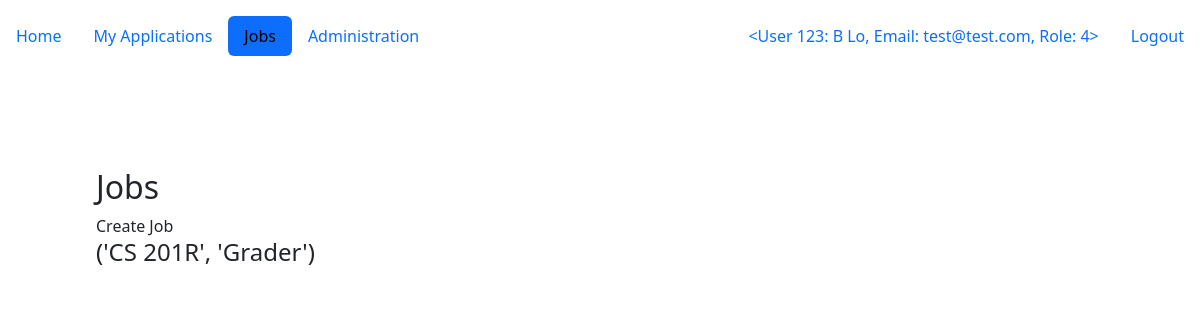
/jobs (signed in), run on the app's committed database.
### gta/model/models.py (models this page shows, shortened)
class Users(UserMixin, db.Model):
    __tablename__ = "Users"
    user_id = db.Column(db.Integer, primary_key=True)
    user_fname = db.Column(db.String(25), nullable=False)
    user_lname = db.Column(db.String(25), nullable=False)
    user_email = db.Column(db.String(25), nullable=False)
    role = db.Column(db.Integer, db.ForeignKey("Roles.role_id"), nullable=False)
    major = db.Column(db.Integer, db.ForeignKey("Majors.major_id"), nullable=False)
    degree = db.Column(db.Integer, db.ForeignKey("Degrees.degree_id"), nullable=False)
    gpa = db.Column(db.Numeric(3,2))
    hours = db.Column(db.Numeric(3,2))
    user_pass = db.Column(db.String)
    def __repr__(self):
        return f"<User {self.user_id}: {self.user_fname} {self.user_lname}, Email: {self.user_email}, Role: {self.role}>"

class Jobs(db.Model):
    __tablename__ = "Jobs"
    job_id = db.Column(db.Integer,autoincrement=True, primary_key=True )
    role_id = db.Column(db.Integer, db.ForeignKey("Roles.role_id"))
    course_required = db.Column(db.Integer, db.ForeignKey("Courses.course_id"))
    certification_required = db.Column(db.Boolean, nullable=False)
    status = db.Column(db.Boolean, nullable=False)
    user_id = db.Column(db.Integer, db.ForeignKey("Users.user_id"))

class Courses(db.Model):
    __tablename__ = "Courses"
    course_id = db.Column(db.Integer, primary_key=True)
    course_name = db.Column(db.String(25), nullable=False)
    course_level = db.Column(db.String(50), nullable=False)
    major_id = db.Column(db.Integer, db.ForeignKey("Majors.major_id"))

class Roles(db.Model):
    __tablename__ = "Roles"
    role_id = db.Column(db.Integer, primary_key=True)
    role_name = db.Column(db.String(25), nullable=False)

### gta/main/routes.py (the view)
@mbp.route('/jobs', methods=['GET'])
@login_required
def JobsPage():
    with app.app_context():
        resj = db.session.execute(db.select(Courses.course_name, Jobs.certification_required, Roles.role_name).where(Jobs.user_id == session["_user_id"]).where(Jobs.role_id == Roles.role_id).where(Jobs.course_required == Courses.course_id)).all()
    for r in resj:
        print(r)
    jobs = [r for r in resj]
    return render_template('jobs.html', jobs = resj)

### gta/main/routes.py (called while the page is built)
@login_manager.user_loader
def load_user(user_id):
    return Users.query.get(int(user_id))

### gta/templates/jobs.html
{% extends 'base.html' %}
{% block content %}
<h2>Jobs</h2>
{{render_nav_item('form.CreateJobPage', 'Create Job')}}
{% for j in jobs %}
    <h4>{{ j[0], j[2] }}</h4>
{% endfor %}
{% endblock %}

### gta/templates/base.html (shortened to what this page needs)
{% from 'bootstrap5/nav.html' import render_nav_item %}
<!DOCTYPE html>
    <head>
        {% block styles %}
            {{ bootstrap.load_css() }}
            <link rel="stylesheet" href="{{ url_for('static', filename='style.css')}}" type="text/css">
        {% endblock %}
    </head>
    <body>
        <nav class="navbar navbar-extended-sm">
            <div class="navbar navbar-nav mr-auto">
                <ul class="nav nav-pills">
                    {{ render_nav_item('main.Home', 'Home') }}
                    {{ render_nav_item('main.ApplicationsPage', 'My Applications') }}
                    {% if current_user.is_authenticated %}
                        {{ render_nav_item('main.JobsPage', 'Jobs') }}
                        {{ render_nav_item('main.AdminPage', 'Administration') }}
                    {% endif %}
                </ul>
            </div>
            <div class="navbar navbar-nav ml-auto">
                <ul class="nav nav-pills">
                    {% if current_user.is_authenticated %}
                        {{ render_nav_item('main.AccountPage', current_user)}}
                        {{ render_nav_item('main.Logout', 'Logout')}}
                    {% else %}
                        {{ render_nav_item('form.LoginPage', 'Login') }}
                        {{ render_nav_item('form.RegisterPage', 'Register') }}
                    {% endif %}
                </ul>
            </div>
        </nav>
    <main class="m-5 p-5">
        {% block content %}
        {% endblock %}
    </main>
    </body>
</html>

### data on the page
Users: user_id+user_fname+user_lname "<User 123: B Lo, Email: test@test.com, Role: 4>"
Jobs: role_name "('CS 201R', 'Grader')"

### other printed values
{{ render_nav_item('main.Home', 'Home') }} "Home"
{{ render_nav_item('main.ApplicationsPage', 'My Applications') }} "My Applications"
{{ render_nav_item('main.JobsPage', 'Jobs') }} "Jobs"
{{ render_nav_item('main.AdminPage', 'Administration') }} "Administration"
{{ render_nav_item('main.Logout', 'Logout') }} "Logout"
{{ render_nav_item('form.CreateJobPage', 'Create Job') }} "Create Job"
